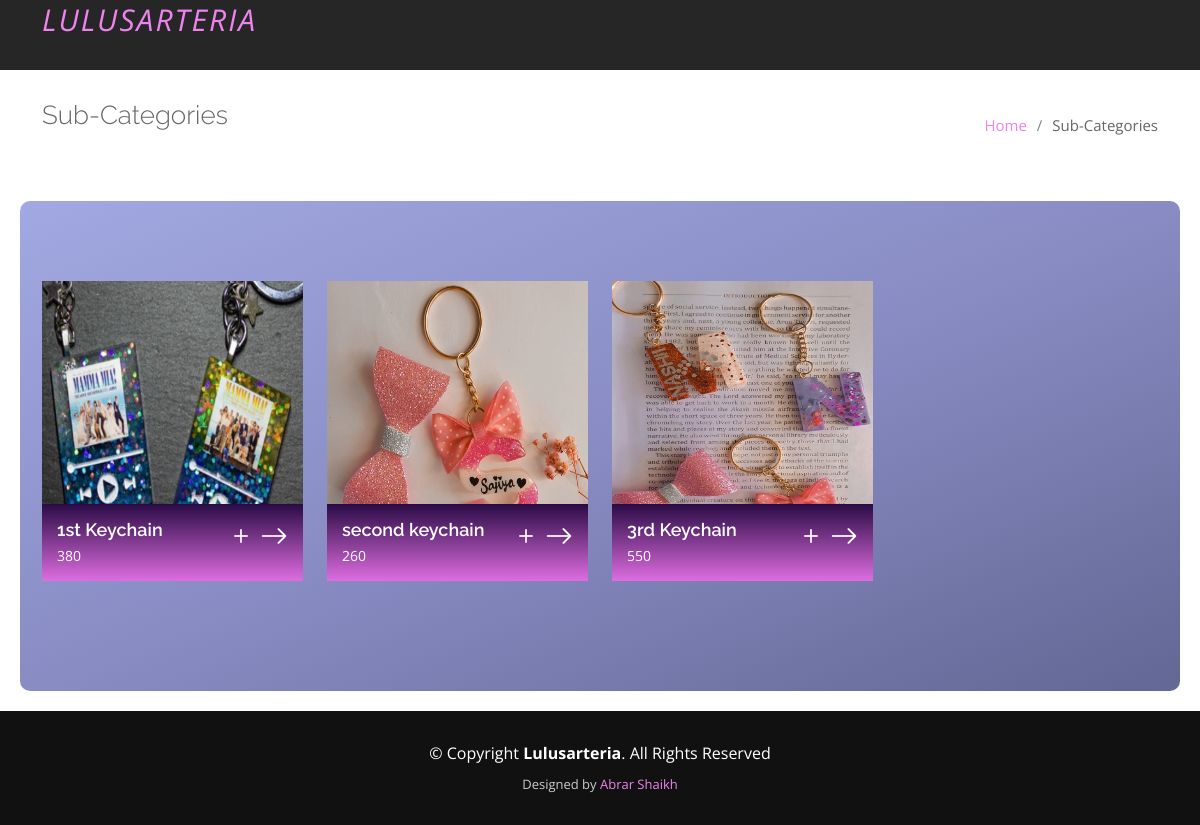
Screenshot of /listproducts.php with the database file from the repository.
### tables this page shows
CREATE TABLE `products` (
  `id` int(11) NOT NULL,
  `product_name` varchar(255) NOT NULL,
  `product_price` int(11) NOT NULL,
  `product_img` varchar(255) NOT NULL,
  `product_video` varchar(1000) NOT NULL,
  `product_images` varchar(255) NOT NULL,
  `product_desc` varchar(255) NOT NULL,
  `product_type` varchar(100) NOT NULL DEFAULT 'normal'
);

### listproducts.php (the view, shortened to what this page needs)
<!DOCTYPE html>
<html lang="en">
<head>
        <link href="https://stackpath.bootstrapcdn.com/bootstrap/4.4.1/css/bootstrap.min.css" rel="stylesheet">
        <link href="https://cdnjs.cloudflare.com/ajax/libs/font-awesome/5.10.0/css/all.min.css" rel="stylesheet">
        <link href="lib/animate/animate.min.css" rel="stylesheet">
        <link href="lib/owlcarousel/assets/owl.carousel.min.css" rel="stylesheet">
        <link href="lib/lightbox/css/lightbox.min.css" rel="stylesheet">
        <link href="https://maxcdn.bootstrapcdn.com/bootstrap/4.3.1/css/bootstrap.min.css" rel="stylesheet" id="bootstrap-css">
  <link href="assets/vendor/aos/aos.css" rel="stylesheet">
  <link href="assets/vendor/bootstrap/css/bootstrap.min.css" rel="stylesheet">
  <link href="assets/vendor/bootstrap-icons/bootstrap-icons.css" rel="stylesheet">
  <link href="assets/vendor/glightbox/css/glightbox.min.css" rel="stylesheet">
  <link href="assets/vendor/swiper/swiper-bundle.min.css" rel="stylesheet">
  <link href="assets/css/style.css" rel="stylesheet">
</head>
<body>
  <header id="header" class="d-flex align-items-center">
    <div class="container d-flex align-items-center justify-content-between">
      <a href="index.php" class="logo mr-auto"><p><i>Lulusarteria</i></p></a>
    </div>
  </header>
  <main id="main">
    <section id="breadcrumbs" class="breadcrumbs">
      <div class="container">
        <div class="d-flex justify-content-between align-items-center">
          <h2>Sub-Categories</h2>
          <ol>
            <li><a href="index.php">Home</a></li>
            <li>Sub-Categories</li>
          </ol>
        </div>
      </div>
    </section>
    <section id="portfolio">
      <div class="container" data-aos="fade-up">
    <div class="row portfolio-container">
          <?php
          include("connection.php");
          $selectqury="SELECT  * FROM products where product_type='keychains' limit 3";
          if ($squery = mysqli_query($con,$selectqury)) {
          while($result=mysqli_fetch_assoc($squery)){
            ?>
          <div class="col-lg-3 col-md-6 portfolio-item filter-keys">
            <a href="product-details.php?id=<?php echo $result['id']?>">
                 <img src="<?php echo "admin/".$result['product_img']?>" alt="" style="width: 100%;height: 300px "/>
            <div class="portfolio-info">
              <h4><?php echo $result['product_name']?></h4>
              <p><?php echo $result['product_price']?></p>
              <a href="<?php echo "admin/".$result['product_img']?>" class="portfolio-lightbox preview-link" title="<?php echo $result['product_name']?>"><i class="bi bi-plus"></i></a>
              <a href="portfolio-details.html" class="details-link" title="More Details"><i class="bi bi-arrow-right"></i></a>
            </div>
          </a>
          </div>
          <?php
}
}
?>
</div>
</div>
</section>
  </main>
  <footer id="footer">
    <div class="container">
      <div class="row">
        <div class="col-md-12">
          <div class="copyright">
            &copy; Copyright <strong>Lulusarteria</strong>. All Rights Reserved
          </div>
          <div class="credits">
            Designed by <a href="https://bootstrapmade.com/">Abrar Shaikh</a>
          </div>
        </div>
      </div>
    </div>
  </footer>
</body>
</html>

### assets/css/style.css (style rules this page uses)
body { background: #fff; color: #666666; font-family: "Open Sans", sans-serif; overflow-x: hidden; }
a { text-decoration: none; color: violet; transition: 0.5s; }
p { padding: 0; margin: 0 0 30px 0; }
h1, h2, h3, h4, h5, h6 { font-family: "Raleway", sans-serif; font-weight: 400; margin: 0 0 20px 0; padding: 0; }
#header { background: #0d0d0d; transition: all 0.5s; z-index: 997; height: 70px; }
#header.fixed-top { background: rgba(0, 0, 0, 0.85); }
#header .logo { font-size: 30px; margin: 0; padding: 0; line-height: 1; font-weight: 400; letter-spacing: 2px; text-transform: uppercase; }
.scrolled-offset { margin-top: 70px; }
section { overflow: hidden; }
#portfolio { background-image:linear-gradient(to right bottom,#a2a8e1,#888cc3,#636794); padding: 80px 0; margin: 20px; border-radius: 10px; }
#portfolio .portfolio-item { margin-bottom: 30px; }
#portfolio .portfolio-item .portfolio-info { opacity: 1; position: absolute; left: 12px; right: 12px; bottom: 0; z-index: 3; transition: all ease-in-out 0.3s; background-image:linear-gradient(#2a0b45,#de6de0); padding: 15px; }
#portfolio .portfolio-item .portfolio-info h4 { font-size: 18px; font-weight: 600; color: #fff; margin-bottom: 5px; }
#portfolio .portfolio-item .portfolio-info p { color: #fff; font-size: 14px; margin-bottom: 0; }
#portfolio .portfolio-item .portfolio-info .preview-link, #portfolio .portfolio-item .portfolio-info .details-link { position: absolute; right: 48px; font-size: 28px; top: calc(50% - 28px); color: #fff; }
#portfolio .portfolio-item .portfolio-info .details-link { right: 15px; }
.breadcrumbs { padding: 30px 0; }
.breadcrumbs h2 { font-size: 26px; font-weight: 300; }
.breadcrumbs ol { display: flex; flex-wrap: wrap; list-style: none; padding: 0; margin: 0; font-size: 15px; }
.breadcrumbs ol li + li { padding-left: 10px; }
.breadcrumbs ol li + li::before { display: inline-block; padding-right: 10px; color: gray; content: "/"; }
#footer { background: #111; padding: 30px 0; color: #fff; }
#footer .copyright { text-align: center; }
#footer .credits { padding-top: 10px; text-align: center; font-size: 13px; color: #ccc; }
img { width: 70%; }

### rows the page displays
products: product_img (picture), product_name "1st Keychain", product_price "380"
products: product_img (picture), product_name "second keychain", product_price "260"
products: product_img (picture), product_name "3rd Keychain", product_price "550"
